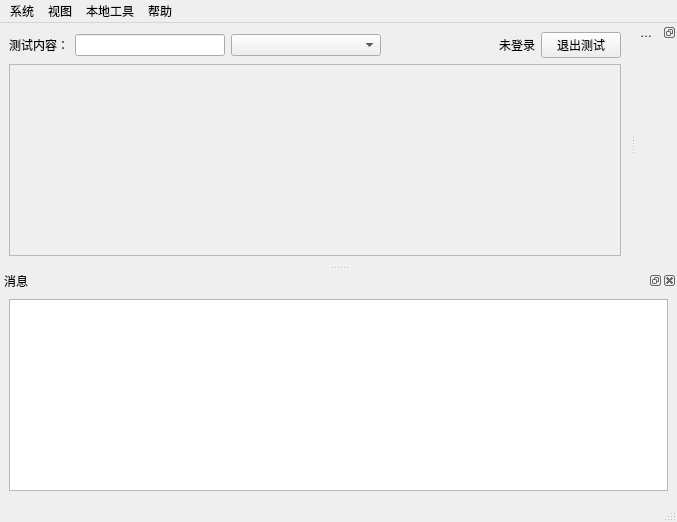
<?xml version="1.0" encoding="UTF-8"?>
<ui version="4.0">
 <class>TestMainWnd</class>
 <widget class="QMainWindow" name="TestMainWnd">
  <property name="geometry">
   <rect>
    <x>0</x>
    <y>0</y>
    <width>677</width>
    <height>522</height>
   </rect>
  </property>
  <property name="minimumSize">
   <size>
    <width>300</width>
    <height>400</height>
   </size>
  </property>
  <property name="windowTitle">
   <string>KCHT生产线工装测试平台 V2.01.00</string>
  </property>
  <widget class="QWidget" name="centralwidget">
   <layout class="QVBoxLayout" name="verticalLayout">
    <item>
     <layout class="QHBoxLayout" name="horizontalLayout_2">
      <item>
       <widget class="QLabel" name="label">
        <property name="text">
         <string>测试内容：</string>
        </property>
       </widget>
      </item>
      <item>
       <widget class="QLineEdit" name="testContent">
        <property name="minimumSize">
         <size>
          <width>150</width>
          <height>0</height>
         </size>
        </property>
        <property name="readOnly">
         <bool>true</bool>
        </property>
       </widget>
      </item>
      <item>
       <widget class="QComboBox" name="suiteSelect">
        <property name="sizePolicy">
         <sizepolicy hsizetype="Expanding" vsizetype="Fixed">
          <horstretch>0</horstretch>
          <verstretch>0</verstretch>
         </sizepolicy>
        </property>
        <property name="minimumSize">
         <size>
          <width>150</width>
          <height>0</height>
         </size>
        </property>
       </widget>
      </item>
      <item>
       <spacer name="horizontalSpacer_2">
        <property name="orientation">
         <enum>Qt::Horizontal</enum>
        </property>
        <property name="sizeHint" stdset="0">
         <size>
          <width>150</width>
          <height>20</height>
         </size>
        </property>
       </spacer>
      </item>
      <item>
       <widget class="QLabel" name="testorContent">
        <property name="text">
         <string>未登录</string>
        </property>
       </widget>
      </item>
      <item>
       <widget class="QPushButton" name="logoutButton">
        <property name="sizePolicy">
         <sizepolicy hsizetype="Fixed" vsizetype="Fixed">
          <horstretch>0</horstretch>
          <verstretch>0</verstretch>
         </sizepolicy>
        </property>
        <property name="text">
         <string>退出测试</string>
        </property>
       </widget>
      </item>
     </layout>
    </item>
    <item>
     <widget class="QFrame" name="workingFrame">
      <property name="sizePolicy">
       <sizepolicy hsizetype="Expanding" vsizetype="Expanding">
        <horstretch>0</horstretch>
        <verstretch>0</verstretch>
       </sizepolicy>
      </property>
      <property name="frameShape">
       <enum>QFrame::StyledPanel</enum>
      </property>
      <property name="frameShadow">
       <enum>QFrame::Plain</enum>
      </property>
      <property name="lineWidth">
       <number>1</number>
      </property>
      <property name="midLineWidth">
       <number>0</number>
      </property>
     </widget>
    </item>
   </layout>
  </widget>
  <widget class="QMenuBar" name="menubar">
   <property name="geometry">
    <rect>
     <x>0</x>
     <y>0</y>
     <width>677</width>
     <height>23</height>
    </rect>
   </property>
   <widget class="QMenu" name="menu">
    <property name="title">
     <string>系统</string>
    </property>
    <addaction name="paramSettingMenu"/>
    <addaction name="modifyLocalParamMenu"/>
    <addaction name="changePasswordMenu"/>
    <addaction name="loginMenu"/>
    <addaction name="exitMenu"/>
   </widget>
   <widget class="QMenu" name="menu_2">
    <property name="title">
     <string>帮助</string>
    </property>
    <addaction name="aboutMenu"/>
   </widget>
   <widget class="QMenu" name="menu_3">
    <property name="title">
     <string>视图</string>
    </property>
    <addaction name="logWndMenu"/>
    <addaction name="dashboardWndMenu"/>
   </widget>
   <widget class="QMenu" name="localUtilMenu">
    <property name="title">
     <string>本地工具</string>
    </property>
   </widget>
   <addaction name="menu"/>
   <addaction name="menu_3"/>
   <addaction name="localUtilMenu"/>
   <addaction name="menu_2"/>
  </widget>
  <widget class="QStatusBar" name="statusBar"/>
  <widget class="QDockWidget" name="logDockWidget">
   <property name="sizePolicy">
    <sizepolicy hsizetype="Preferred" vsizetype="Minimum">
     <horstretch>0</horstretch>
     <verstretch>0</verstretch>
    </sizepolicy>
   </property>
   <property name="minimumSize">
    <size>
     <width>91</width>
     <height>142</height>
    </size>
   </property>
   <property name="baseSize">
    <size>
     <width>0</width>
     <height>70</height>
    </size>
   </property>
   <property name="windowTitle">
    <string>消息</string>
   </property>
   <attribute name="dockWidgetArea">
    <number>8</number>
   </attribute>
   <widget class="QWidget" name="dockWidgetContents_3">
    <layout class="QHBoxLayout" name="horizontalLayout">
     <item>
      <widget class="QListView" name="message">
       <property name="sizePolicy">
        <sizepolicy hsizetype="Expanding" vsizetype="Expanding">
         <horstretch>0</horstretch>
         <verstretch>0</verstretch>
        </sizepolicy>
       </property>
      </widget>
     </item>
    </layout>
   </widget>
  </widget>
  <widget class="QDockWidget" name="dashboardDockWidget">
   <property name="floating">
    <bool>true</bool>
   </property>
   <property name="features">
    <set>QDockWidget::DockWidgetFloatable|QDockWidget::DockWidgetMovable</set>
   </property>
   <property name="allowedAreas">
    <set>Qt::NoDockWidgetArea</set>
   </property>
   <property name="windowTitle">
    <string>公告</string>
   </property>
   <attribute name="dockWidgetArea">
    <number>2</number>
   </attribute>
   <widget class="QWidget" name="dockWidgetContents">
    <layout class="QVBoxLayout" name="verticalLayout_2">
     <item>
      <widget class="QLabel" name="dashboardMessage">
       <property name="text">
        <string/>
       </property>
      </widget>
     </item>
    </layout>
   </widget>
  </widget>
  <action name="aboutMenu">
   <property name="text">
    <string>关于</string>
   </property>
  </action>
  <action name="exitMenu">
   <property name="text">
    <string>退出</string>
   </property>
  </action>
  <action name="loginMenu">
   <property name="text">
    <string>重新登录</string>
   </property>
  </action>
  <action name="changePasswordMenu">
   <property name="text">
    <string>更改密码</string>
   </property>
  </action>
  <action name="logWndMenu">
   <property name="checkable">
    <bool>true</bool>
   </property>
   <property name="checked">
    <bool>true</bool>
   </property>
   <property name="text">
    <string>日志栏</string>
   </property>
  </action>
  <action name="paramSettingMenu">
   <property name="text">
    <string>系统参数设置</string>
   </property>
  </action>
  <action name="dashboardWndMenu">
   <property name="checkable">
    <bool>true</bool>
   </property>
   <property name="text">
    <string>公告板</string>
   </property>
  </action>
  <action name="modifyLocalParamMenu">
   <property name="text">
    <string>临时测试调参</string>
   </property>
  </action>
 </widget>
 <tabstops>
  <tabstop>message</tabstop>
  <tabstop>logoutButton</tabstop>
  <tabstop>testContent</tabstop>
 </tabstops>
 <resources/>
 <connections/>
</ui>
